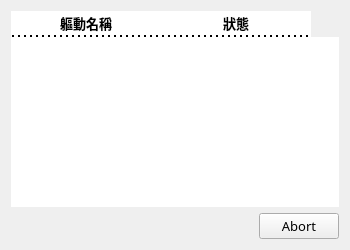
<?xml version="1.0" encoding="UTF-8"?>
<ui version="4.0">
 <class>InstallProgressDialog</class>
 <widget class="QWidget" name="InstallProgressDialog">
  <property name="geometry">
   <rect>
    <x>0</x>
    <y>0</y>
    <width>350</width>
    <height>250</height>
   </rect>
  </property>
  <property name="sizePolicy">
   <sizepolicy hsizetype="Minimum" vsizetype="Minimum">
    <horstretch>0</horstretch>
    <verstretch>0</verstretch>
   </sizepolicy>
  </property>
  <property name="minimumSize">
   <size>
    <width>350</width>
    <height>250</height>
   </size>
  </property>
  <property name="font">
   <font>
    <family>Microsoft JhengHei</family>
    <pointsize>10</pointsize>
   </font>
  </property>
  <property name="windowTitle">
   <string>安裝狀態</string>
  </property>
  <layout class="QGridLayout" name="gridLayout">
   <item row="0" column="0">
    <widget class="QTableWidget" name="progr_table">
     <property name="sizePolicy">
      <sizepolicy hsizetype="Minimum" vsizetype="Minimum">
       <horstretch>0</horstretch>
       <verstretch>0</verstretch>
      </sizepolicy>
     </property>
     <property name="font">
      <font>
       <family>Microsoft JhengHei UI</family>
       <pointsize>10</pointsize>
      </font>
     </property>
     <property name="focusPolicy">
      <enum>Qt::NoFocus</enum>
     </property>
     <property name="contextMenuPolicy">
      <enum>Qt::PreventContextMenu</enum>
     </property>
     <property name="styleSheet">
      <string notr="true">QHeaderView::section {
	color: black;
	background-color:  rgb(255, 255, 255);
    border-width: 0px 0px 2px 0px;
    border-style: dotted;
}</string>
     </property>
     <property name="frameShape">
      <enum>QFrame::NoFrame</enum>
     </property>
     <property name="frameShadow">
      <enum>QFrame::Plain</enum>
     </property>
     <property name="lineWidth">
      <number>0</number>
     </property>
     <property name="verticalScrollBarPolicy">
      <enum>Qt::ScrollBarAsNeeded</enum>
     </property>
     <property name="horizontalScrollBarPolicy">
      <enum>Qt::ScrollBarAlwaysOff</enum>
     </property>
     <property name="editTriggers">
      <set>QAbstractItemView::NoEditTriggers</set>
     </property>
     <property name="tabKeyNavigation">
      <bool>false</bool>
     </property>
     <property name="showDropIndicator" stdset="0">
      <bool>false</bool>
     </property>
     <property name="dragDropOverwriteMode">
      <bool>false</bool>
     </property>
     <property name="selectionMode">
      <enum>QAbstractItemView::NoSelection</enum>
     </property>
     <property name="selectionBehavior">
      <enum>QAbstractItemView::SelectRows</enum>
     </property>
     <property name="verticalScrollMode">
      <enum>QAbstractItemView::ScrollPerItem</enum>
     </property>
     <property name="showGrid">
      <bool>false</bool>
     </property>
     <property name="gridStyle">
      <enum>Qt::SolidLine</enum>
     </property>
     <property name="wordWrap">
      <bool>true</bool>
     </property>
     <property name="cornerButtonEnabled">
      <bool>false</bool>
     </property>
     <attribute name="horizontalHeaderVisible">
      <bool>true</bool>
     </attribute>
     <attribute name="horizontalHeaderCascadingSectionResizes">
      <bool>true</bool>
     </attribute>
     <attribute name="horizontalHeaderMinimumSectionSize">
      <number>150</number>
     </attribute>
     <attribute name="horizontalHeaderDefaultSectionSize">
      <number>150</number>
     </attribute>
     <attribute name="horizontalHeaderHighlightSections">
      <bool>true</bool>
     </attribute>
     <attribute name="horizontalHeaderShowSortIndicator" stdset="0">
      <bool>false</bool>
     </attribute>
     <attribute name="horizontalHeaderStretchLastSection">
      <bool>false</bool>
     </attribute>
     <attribute name="verticalHeaderVisible">
      <bool>false</bool>
     </attribute>
     <attribute name="verticalHeaderCascadingSectionResizes">
      <bool>false</bool>
     </attribute>
     <attribute name="verticalHeaderHighlightSections">
      <bool>false</bool>
     </attribute>
     <column>
      <property name="text">
       <string>軀動名稱</string>
      </property>
      <property name="font">
       <font>
        <pointsize>10</pointsize>
        <weight>75</weight>
        <bold>true</bold>
       </font>
      </property>
     </column>
     <column>
      <property name="text">
       <string>狀態</string>
      </property>
      <property name="font">
       <font>
        <pointsize>10</pointsize>
        <weight>75</weight>
        <bold>true</bold>
       </font>
      </property>
     </column>
    </widget>
   </item>
   <item row="1" column="0">
    <widget class="QDialogButtonBox" name="action_btns">
     <property name="standardButtons">
      <set>QDialogButtonBox::Abort</set>
     </property>
     <property name="centerButtons">
      <bool>false</bool>
     </property>
    </widget>
   </item>
  </layout>
 </widget>
 <resources/>
 <connections/>
</ui>
